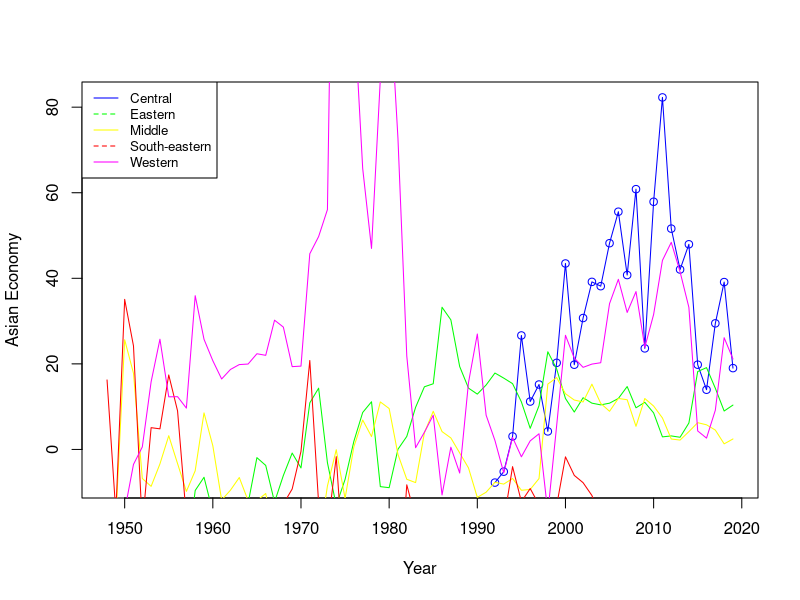

This figure's R source:
#rm(list = ls())
#list.files()
graphics.off()
#dev.off()
setwd("E:/CIND820/New folder/Mechandise export")
Data<- read.csv(file='us_trademerchbalance_csvn.csv', header = FALSE)
Data<-(Data[,2:73])
dim(Data)
Data <- na.omit(Data)
dim(Data)
#head(Data,2:2)
#head(Data, 3)
#tail(Data)
#summary(Data)
#str(Data)
nrow(Data)
ncol(Data)
dim(Data)

#par(mfrow=c(3,3)) 

plot(t(Data[1,]), t(Data[19,]),  
     xlab="Year", ylab="Asian Economy", type="o", col="blue")
par(new=TRUE)
lines(t(Data[1,]), t(Data[20,]), col="green")
par(new=TRUE)
lines(t(Data[1,]), t(Data[21,]), col="yellow")
par(new=TRUE)
lines(t(Data[1,]), t(Data[22,]), col="red")
par(new=TRUE)
lines(t(Data[1,]), t(Data[23,]), col="magenta")

# Add a legend
legend("topleft", legend=c("Central", "Eastern","Middle", "South-eastern","Western" ),
       col=c("blue","green","yellow","red","magenta"), lty=1:2, cex=0.8)



# Add a legend
#legend("topleft", legend=c("Line 1", "Line 2"),
#       col=c("red", "blue"), lty=1:2, cex=0.8)

#legend("topleft", 
#       legend = c("Group 1", "Group 2"),
#       col = c("red", "blue"))


#plot(t(Data[1,1:10]),t(Data[4,1:10]))
#plot(Data[1,],Data[4,])
#dev.off()